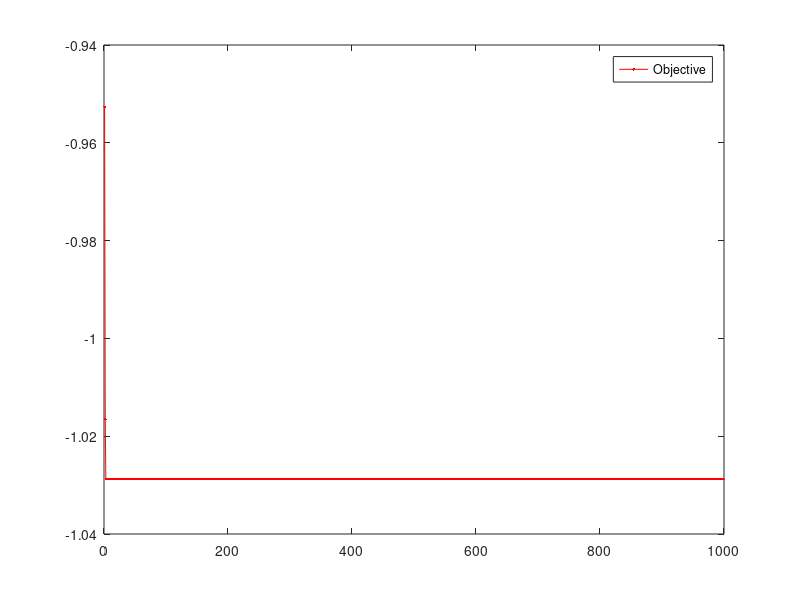

Write the MATLAB code that produced this figure.
%%%%      Particle Swarm Optimization     %%%%

 
c1=2;                                               %Öğrenme faktörleri
c2=c1;                                                      %Öğrenme faktörleri
w=1;
k=1;
z=1;                                                %iterasyon başlangıç sayısı
 
for i=1:20
 
x=rand()*randi([-3 3],1);                                  %x değişkeni +3~-3
y=rand()*randi([-2 2],1);                                    %y değişkeni -2~+2
 
fitness=(4-2.1*(x^2)+(x^4)/3)*x^2+x*y+(-4+4*(y^2))*y^2;    %fitness fonksiyon hesabı
 
prt(i,1)=x;                                                                %i. x değeri
prt(i,2)=x;                                                                %current x
prt(i,3)=y;                                                                %i. y değeri
prt(i,4)=y;                                                                %current y
prt(i,5)=fitness;                                             %i. fitness değeri
Vx(i)=0;                                           %x vektörünün başlangıç hızları
Vy(i)=0;                                    %y vektörünün başlangıç hızları
 
end 
 
 gfitness=min(prt(:,5));                                  %en iyi fitness değeri
 
 while z<1000                                           %iterasyon başlangıcı
     
     fF(z,1)=gfitness;                            %global fitness değerleri
     
    for i=1:20
        if gfitness == prt(i,5) 
        cX=prt(i,2);                               %en iyi fitness değerine sahip x
        cY=prt(i,4);                            %en iyi fitness değerine sahip y
        end
    end
    
    for i=1:20
        Vx(i)= k*(w* Vx(i) +c1*rand()*(prt(i,1)-prt(i,2))+c2*rand()*(cX-prt(i,2)));% yeni lokasyon x yönü hızı
        Vy(i)= k*(w* Vy(i) +c1*rand()*(prt(i,3)-prt(i,4))+c2*rand()*(cY-prt(i,4)));% yeni lokasyon y yönü hızı
        prt(i,2)=prt(i,2)+Vx(i);                            %x'in yeni konumu
        prt(i,4)=prt(i,4)+Vy(i);                                %y'nin yeni konumu
        prt(i,5)=(4-2.1*(prt(i,2)^2)+(prt(i,2)^4)/3)*prt(i,2)^2+prt(i,2)*prt(i,4)+(-4+4*(prt(i,4)^2))*prt(i,4)^2;%yeni lokasyon fitness fonksiyon hesabı
 
    
        nfitness=prt(i,5);               %i. iterasyondaki yeni fitness değeri 
        
        if nfitness < gfitness            %fitness değerlerinin karşılaştırılması
                
            gfitness=nfitness;
                
                for i=1:20
                    if gfitness == prt(i,5) 
                        cX=prt(i,2);                %en iyi fitness değerine sahip x
                        cY=prt(i,4);              %en iyi fitness değerine sahip y
                    end
                end
        end
     end   
    z=z+1;                                            %iterasyon sayısını arttır
 end                                                            %iterasyon bitişi
 
plot(fF,'r.-')                                                            %grafik çizdirme
legend('Objective')
 
cX                                                    %x değerinin ekranda görüntülenmesi
cY                                                     %y değerinin ekranda görüntülenmesi
gfitness                                  %global fitnessdeğerinin ekranda görüntülenmesi
